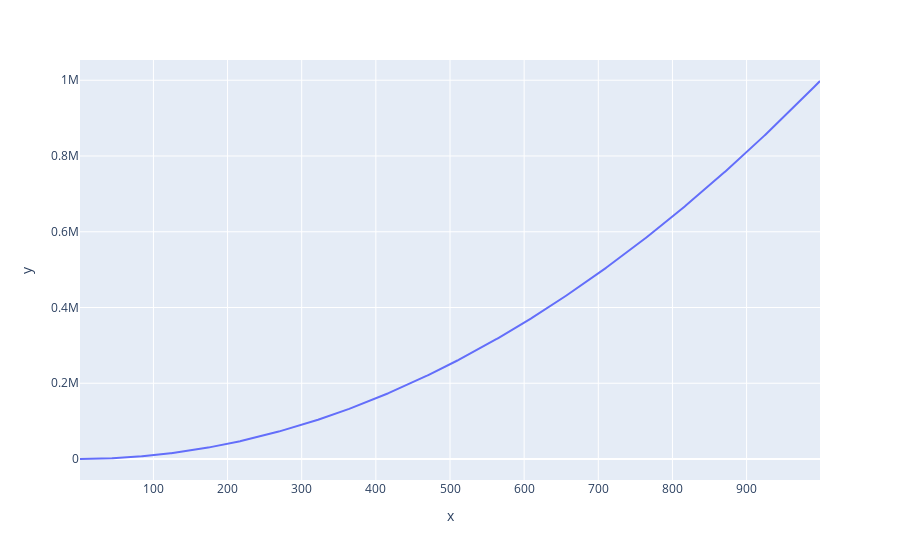

Here is the notebook cell this chart was saved with:
### Markdown cell above
8. The mid-Atlantic ridge and the Atlantic Ocean basin   
    1. With the Seafloor age layer clicked on, and without doing any calculations, is the mid-Atlantic ridge spreading ocean faster or slower than the East Pacific Rise?  Explain.
    2. Did the northern Atlantic Ocean basin begin opening at the same time as the southern Atlantic Ocean basin?   How much older or younger is the South

### Code cell
x = np.arange(1,1000)
y = x ** 2
px.line(x=x,y=y)

### Figure 1 — Plotly figure (JSON) as saved in the notebook; plotly's stock layout.template omitted (floating-point values rounded to 4 significant figures; data arrays with more than 128 entries replaced by an {"elided": "..."} marker saying what was removed)
{"data": [{"hovertemplate": "x=%{x}<br>y=%{y}<extra></extra>", "legendgroup": "", "line": {"color": "#636efa", "dash": "solid"}, "marker": {"symbol": "circle"}, "mode": "lines", "name": "", "orientation": "v", "showlegend": false, "type": "scatter", "x": {"elided": "999 int values"}, "xaxis": "x", "y": {"elided": "999 int values"}, "yaxis": "y"}], "layout": {"autosize": true, "legend": {"tracegroupgap": 0}, "margin": {"t": 60}, "xaxis": {"anchor": "y", "autorange": true, "domain": [0, 1], "range": [1, 999], "title": {"text": "x"}, "type": "linear"}, "yaxis": {"anchor": "x", "autorange": true, "domain": [0, 1], "range": [-55440.0, 1053000.0], "title": {"text": "y"}, "type": "linear"}}}
